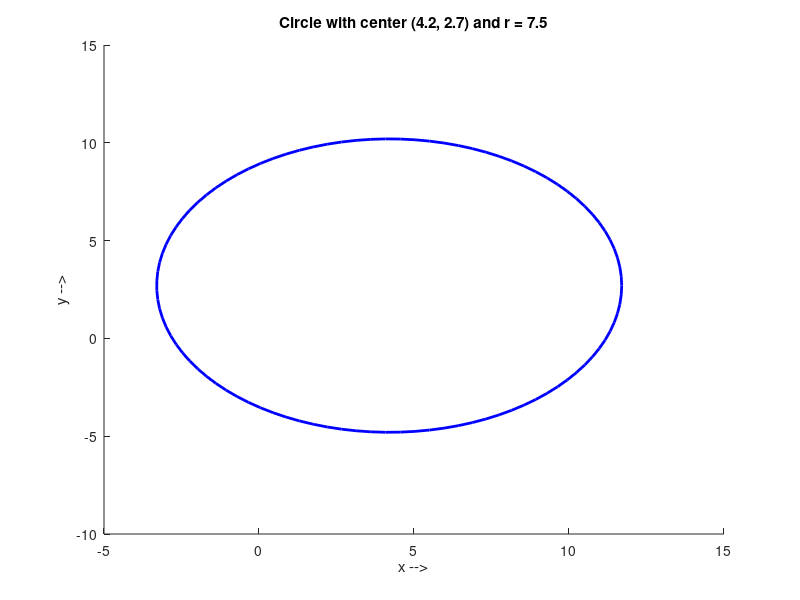

Reproduce this figure in MATLAB.
%{
Class : ENGR15100: Software Tools for Engineers
Instructor : Xiaoli Yang
Author : [Daniel Olsson]
Assignment : Lab [5]
File Name : DanielOlssonLab5Problem8.m
(eg: Xiaoli_Yang_LAB1_Problem1.m)
Date : [10]/[5]/[2021]
%}
%clear workspace
clear
%clear screen
clc
%display your name
disp('Daniel Olsson');
disp('Starting L5 P8');
%Start your source code here

%assigned questions

% 1)
viscircles([4.2, 2.7], 7.5, 'Color', 'b')

xlabel('x -->')
ylabel('y -->')
title(['Circle with center (4.2, 2.7) and r = 7.5'])

%End your code
disp('Completed');